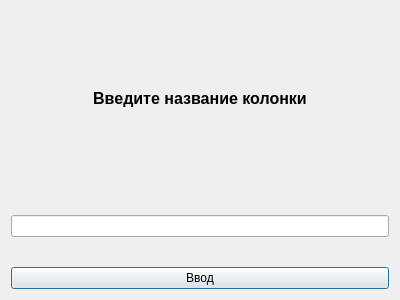
<?xml version="1.0" encoding="UTF-8"?>
<ui version="4.0">
 <class>ColumnCreator</class>
 <widget class="QDialog" name="ColumnCreator">
  <property name="geometry">
   <rect>
    <x>0</x>
    <y>0</y>
    <width>400</width>
    <height>300</height>
   </rect>
  </property>
  <property name="windowTitle">
   <string>Dialog</string>
  </property>
  <layout class="QVBoxLayout" name="verticalLayout_2">
   <item>
    <layout class="QVBoxLayout" name="verticalLayout">
     <property name="spacing">
      <number>30</number>
     </property>
     <item>
      <widget class="QLabel" name="label">
       <property name="font">
        <font>
         <pointsize>12</pointsize>
         <weight>75</weight>
         <bold>true</bold>
        </font>
       </property>
       <property name="text">
        <string>Введите название колонки</string>
       </property>
       <property name="alignment">
        <set>Qt::AlignCenter</set>
       </property>
      </widget>
     </item>
     <item>
      <widget class="QLineEdit" name="lineEdit"/>
     </item>
     <item>
      <widget class="QPushButton" name="pushButton">
       <property name="text">
        <string>Ввод</string>
       </property>
      </widget>
     </item>
    </layout>
   </item>
  </layout>
 </widget>
 <resources/>
 <connections/>
</ui>
